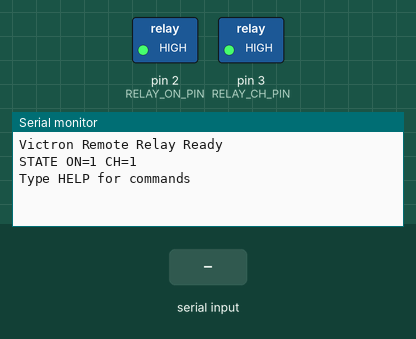
Recording of a sketch running on a simulated Arduino Nano, built with avr-gcc and run on an emulated ATmega328P. On the bench: switched loads named in the sketch (green lamp = pin HIGH), the last lines printed to the serial monitor. Inputs (shaded band) come from the test bench.

Above: at 1.2 s.
1.3 s: "1\n" received over Serial
At 1.9 s:
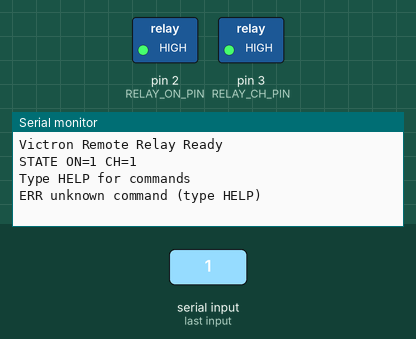
2.8 s: "on\n" received over Serial
At 4.2 s:
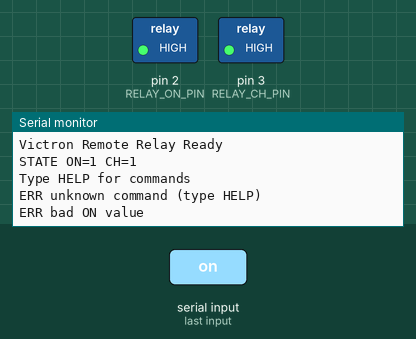

The sketch:

relay_control.ino
```cpp
/*
  Victron MultiPlus Remote (ON/CH) relay controller
  - Nano + 2-ch relay (assumed ACTIVE-LOW: LOW=energized, opens NC)
  - D2 controls "ON" link, D3 controls "CH" link
  - Default at boot: both enabled (NC closed) -> relays OFF (pins HIGH)
  - Serial protocol (115200 baud):
      ON 1 | ON 0
      CH 1 | CH 0
      ALL 1 | ALL 0
      STATE?
      HELP
  - Replies: OK / ERR <reason> / STATE ON=<0|1> CH=<0|1>
*/

const int RELAY_ON_PIN = 2;   // controls Victron ON (NC between "+" and "ON")
const int RELAY_CH_PIN = 3;   // controls Victron CH (NC between "+" and "CH")

// Set this to false if your relay board is active-HIGH (HIGH=energized)
const bool RELAY_ACTIVE_LOW = true;

// Internal state: "enabled" means Victron link closed (NC closed)
bool inverterEnabled = true;  // ON link
bool chargerEnabled  = true;  // CH link

void applyRelay(int pin, bool enabled) {
  // enabled=true  -> keep NC CLOSED -> relay DE-energized
  // enabled=false -> open NC        -> relay energized
  bool energize = !enabled;
  int level;
  if (RELAY_ACTIVE_LOW) {
    level = energize ? LOW : HIGH;
  } else {
    level = energize ? HIGH : LOW;
  }
  digitalWrite(pin, level);
}

void publishState() {
  Serial.print(F("STATE ON="));
  Serial.print(inverterEnabled ? 1 : 0);
  Serial.print(F(" CH="));
  Serial.println(chargerEnabled ? 1 : 0);
}

void setInverter(bool enabled) {
  inverterEnabled = enabled;
  applyRelay(RELAY_ON_PIN, inverterEnabled);
}

void setCharger(bool enabled) {
  chargerEnabled = enabled;
  applyRelay(RELAY_CH_PIN, chargerEnabled);
}

String trimLower(const String &s) {
  String t = s;
  t.trim();
  t.toLowerCase();
  return t;
}

void setup() {
  pinMode(RELAY_ON_PIN, OUTPUT);
  pinMode(RELAY_CH_PIN, OUTPUT);

  // Fail-safe defaults: both enabled -> relays OFF (NC closed)
  if (RELAY_ACTIVE_LOW) {
    digitalWrite(RELAY_ON_PIN, HIGH);
    digitalWrite(RELAY_CH_PIN, HIGH);
  } else {
    digitalWrite(RELAY_ON_PIN, LOW);
    digitalWrite(RELAY_CH_PIN, LOW);
  }

  Serial.begin(115200);
  Serial.setTimeout(50);

  // Apply initial logical state to match pins
  setInverter(true);
  setCharger(true);

  Serial.println(F("Victron Remote Relay Ready"));
  publishState();
  Serial.println(F("Type HELP for commands"));
}

bool parseBool(const String &val, bool &out) {
  String v = trimLower(val);
  if (v == "1" || v == "on" || v == "true" || v == "enable" || v == "enabled") { out = true;  return true; }
  if (v == "0" || v == "off"|| v == "false"|| v == "disable"|| v == "disabled"){ out = false; return true; }
  return false;
}

void loop() {
  if (Serial.available()) {
    String line = Serial.readStringUntil('\n');
    line.trim();
    if (line.length() == 0) return;

    // Split into tokens
    String cmd = line;
    int sp = line.indexOf(' ');
    String arg = "";
    if (sp >= 0) {
      cmd = line.substring(0, sp);
      arg = line.substring(sp + 1);
    }
    cmd.toLowerCase();
    arg.trim();

    if (cmd == "help") {
      Serial.println(F("Commands:"));
      Serial.println(F("  ON 1 | ON 0"));
      Serial.println(F("  CH 1 | CH 0"));
      Serial.println(F("  ALL 1 | ALL 0"));
      Serial.println(F("  STATE?"));
      Serial.println(F("  HELP"));
      return;
    }

    if (cmd == "state?") {
      publishState();
      return;
    }

    if (cmd == "on") {
      bool v;
      if (!parseBool(arg, v)) { Serial.println(F("ERR bad ON value")); return; }
      setInverter(v);
      Serial.println(F("OK"));
      publishState();
      return;
    }

    if (cmd == "ch") {
      bool v;
      if (!parseBool(arg, v)) { Serial.println(F("ERR bad CH value")); return; }
      setCharger(v);
      Serial.println(F("OK"));
      publishState();
      return;
    }

    if (cmd == "all") {
      bool v;
      if (!parseBool(arg, v)) { Serial.println(F("ERR bad ALL value")); return; }
      setInverter(v);
      setCharger(v);
      Serial.println(F("OK"));
      publishState();
      return;
    }

    Serial.println(F("ERR unknown command (type HELP)"));
  }
}
```

Measured:
- after the input at 1.3 s, the serial monitor: prints a new line at once (image 1)
- after the input at 2.8 s, the serial monitor: prints a new line at once (image 2)
